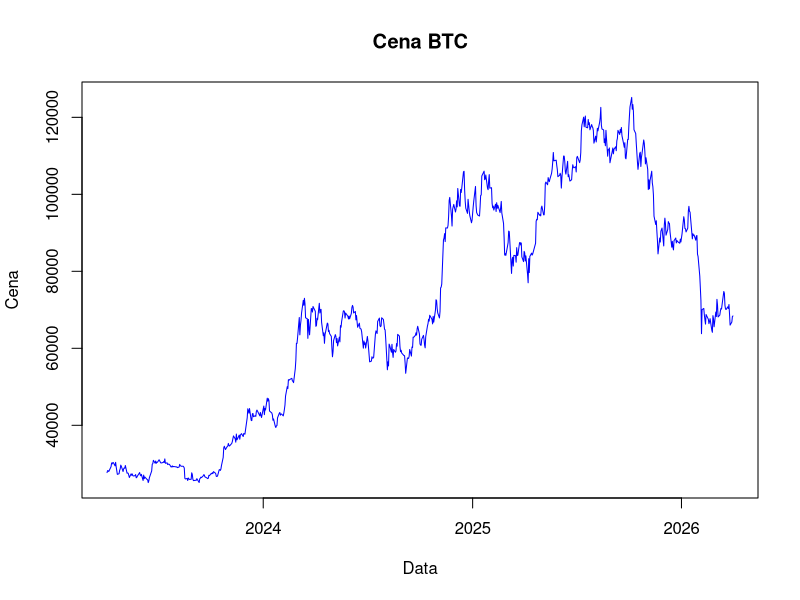

This chart was generated by the following R code:
## ---- chunk 1
library(dplyr)
library(lubridate)   # change to "Date" type
library(skimr)       # present stats about our data frame
library(tseries)     # Testy stacjonarności (ADF, KPSS)
library(lmtest)      # Testy dla modeli (np. Breuscha-Pagana, Durbina-Watsona, RESET)
library(car)         # Testowanie współliniowości (VIF)
library(sandwich)    # Odporne błędy standardowe
library(strucchange) # Test Chowa
library(utils)
## ---- chunk 2
btc <- read.csv("data/btcusd_d.csv") %>% mutate(Data = ymd(Data)) %>% select(Data, btc = Zamkniecie)
spx <- read.csv("data/spx_d.csv") %>% mutate(Data = ymd(Data)) %>% select(Data, spx = Zamkniecie)
usd <- read.csv("data/usd_i_d.csv") %>% mutate(Data = ymd(Data)) %>% select(Data, usd = Zamkniecie)
xau <- read.csv("data/xauusd_d.csv") %>% mutate(Data = ymd(Data)) %>% select(Data, xau = Zamkniecie)
## ---- chunk 3
df <- btc %>%
  left_join(usd, by = "Data") %>%
  left_join(spx, by = "Data") %>%
  left_join(xau, by = "Data")
## ---- chunk 4
df <- na.omit(df) # deleting rows with missing data.
skim(df) # showing df stats
## ---- chunk 5
summary(df)
plot(df$Data, df$btc, type="l", col="blue", main="Cena BTC", xlab="Data", ylab="Cena")
## ---- chunk 6
cor_matrix <- cor(df[, c("btc", "usd", "spx", "xau")])
cor_matrix
## ---- chunk 7
adf.test(df$btc)
kpss.test(df$btc)

adf.test(df$usd)
kpss.test(df$usd)

adf.test(df$spx)
kpss.test(df$spx)

adf.test(df$xau)
kpss.test(df$xau)
## ---- chunk 8
df_returns <- df %>%
  arrange(Data) %>% # chronologiczne ustawienie danych
  mutate(
    r_btc = c(NA, diff(log(btc))),
    r_usd = c(NA, diff(log(usd))),
    r_spx = c(NA, diff(log(spx))),
    r_xau = c(NA, diff(log(xau)))
  ) %>%
  na.omit() # usunięcie wiersza, który po diff() stał się NA 

adf.test(df_returns$r_btc)
adf.test(df_returns$r_usd)
adf.test(df_returns$r_spx)
adf.test(df_returns$r_xau)
## ---- chunk 9
n_obs <- nrow(df_returns)
breakdown <- round(n_obs * 0.8) # 80% na naukę

df_learn <- df_returns[1:breakdown, ]
df_test <- df_returns[(breakdown + 1):n_obs, ]
## ---- chunk 10
cor_learn <- cor(df_learn[, c("r_btc", "r_usd", "r_spx", "r_xau")])
cor_learn
## ---- chunk 11
# wektor korelacji Y z X (R0)
r0 <- cor_learn[1, 2:4] 

# macierz korelacji między samymi X (R)
R <- cor_learn[2:4, 2:4]

nazwy_X <- names(r0)
n <- length(r0)

# Funkcja licząca pojemność informacyjną H
calc_H <- function(indices, r0, R) {
  h_j <- sapply(indices, function(j) {
    (r0[j]^2) / sum(abs(R[j, indices]))
  })
  return(sum(h_j))
}

# wszystkie możliwe kombinacje indeksów (1, 2, 3, 1:2, itd.)
combos <- list()
for (i in 1:n) {
  combos <- c(combos, combn(1:n, i, simplify = FALSE))
}

results_hellwig <- data.frame(
  Kombinacja = sapply(combos, function(x) paste(nazwy_X[x], collapse = " + ")),
  H = sapply(combos, calc_H, r0 = r0, R = R)
)

arrange(results_hellwig, desc(H))

results_hellwig

# budowa modelu na podstawie najlepszej zmiennej wg Hellwiga czyli SPX
model_final <- lm(r_btc ~ r_spx, data = df_learn)

summary(model_final)


# 1. Badanie normalności reszt (Punkt 5a)
shapiro.test(residuals(model_final))

# 2. Testowanie autokorelacji (Punkt 5b)
dwtest(model_final)

# 3. Badanie heteroskedastyczności (Punkt 5c)
bptest(model_final)

# 4. Stabilność postaci analitycznej (Punkt 5f)
resettest(model_final)
## ---- chunk 12
# 1. Wyznaczamy prognozę na zbiorze testowym
prognoza <- predict(model_final, newdata = df_test)

# 2. Obliczamy błąd Ex Post (MAE lub RMSE)
rzeczywiste <- df_test$r_btc
bledy <- rzeczywiste - prognoza

# Średni absolutny błąd prognozy
MAE <- mean(abs(bledy))
# Względny błąd prognozy
MAPE <- mean(abs(bledy / rzeczywiste)) * 100 

cat("Błąd MAE wynosi:", MAE)
cat("Względny błąd MAPE wynosi:", MAPE, "%")
